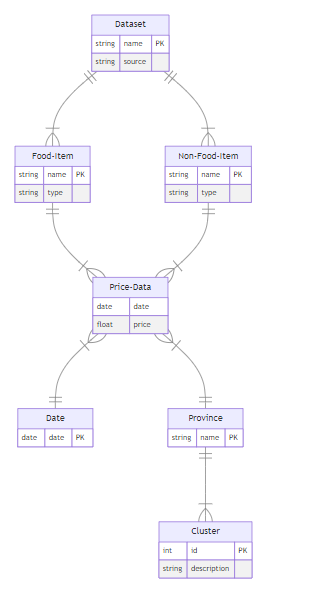
#> input picture database.png, 322 x 607 px
$ python giveimage.py
#> lines starting #> are read from the running program, lines starting #| are printed output that depends on the picture
# **Import the necessary libraries.**
import os
from PIL import Image
import pytesseract


# 2. **Prompt the user to select an image file.**

#    ```python
# Load the image file.
image_path = input("Enter the path to the image file: ")
#> the answer given: database.png

image = Image.open(image_path)
#> image is the input picture: PIL image 322x607 RGBA; mean R, G, B, A 250.3, 249.8, 252.3, 255

# Print the image size to verify successful loading.
print(f"Image size: {image.size}")
#| Image size: (322, 607)


# 4. **Convert the image to grayscale.**


image = image.convert("L")
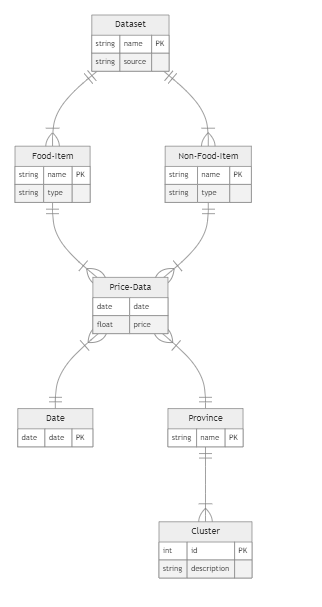
#> image: PIL image 322x607 L; min 51, max 255, mean 250.2


# 5. **Perform OCR on the image.**

#    ```python
#> (the run stopped early here; a loop or call above may not have finished)
